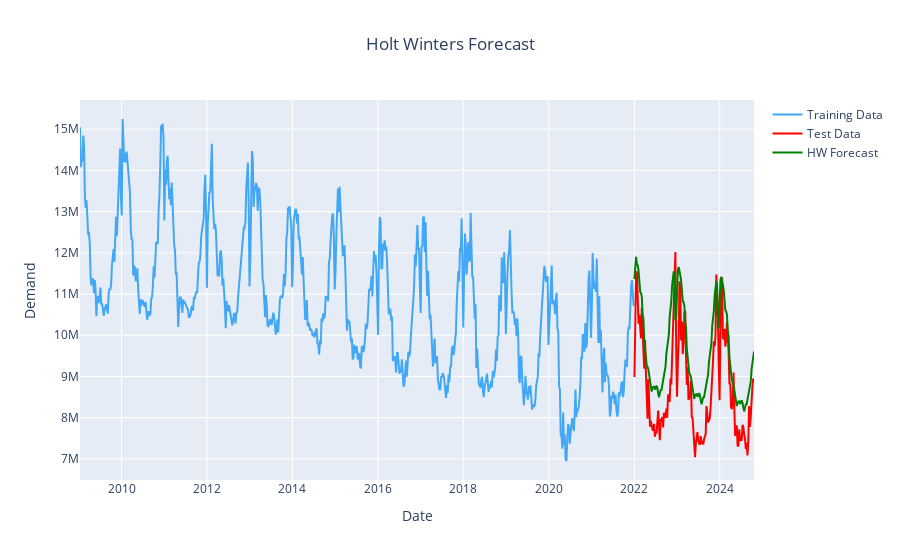

Here is the notebook cell this chart was saved with:
### Code cell
n_steps = len(test_data)

hw_add_forecast_og = fitted_hw_model_add.forecast(n_steps)
hw_add_forecast_og = np.exp(hw_add_forecast_og)

fig_hw = make_subplots(rows=1, cols=1,)
fig_hw.add_trace(go.Scatter(x=train_data.index, y=train_data.demand, mode='lines', name='Training Data',line=dict(color='#42a7f5')))
fig_hw.add_trace(go.Scatter(x=test_data.index, y=test_data.demand, mode='lines', name='Test Data',line=dict(color='red')))
# fig_hw.add_trace(go.Scatter(x=test_data.index, y=hw_mul_forecast, mode='lines', name='HW Additive Forecast',line=dict(color='blue')))
fig_hw.add_trace(go.Scatter(x=test_data.index, y=hw_add_forecast_og, mode='lines', name='HW Forecast',line=dict(color='green')))
fig_hw.update_xaxes(title_text='Date')
fig_hw.update_yaxes(title_text='Demand')
fig_hw.update_layout(showlegend=True, title='Holt Winters Forecast', title_x=0.5)
fig_hw.show()

### Figure 1 — Plotly figure (JSON) as saved in the notebook; plotly's stock layout.template omitted (floating-point values rounded to 4 significant figures; data arrays with more than 128 entries replaced by an {"elided": "..."} marker saying what was removed)
{"data": [{"line": {"color": "#42a7f5"}, "mode": "lines", "name": "Training Data", "type": "scatter", "x": {"elided": "677 str values"}, "y": {"elided": "677 int values"}}, {"line": {"color": "red"}, "mode": "lines", "name": "Test Data", "type": "scatter", "x": {"elided": "147 str values"}, "y": {"elided": "147 int values"}}, {"line": {"color": "green"}, "mode": "lines", "name": "HW Forecast", "type": "scatter", "x": {"elided": "147 str values"}, "y": {"elided": "147 float values"}}], "layout": {"showlegend": true, "title": {"text": "Holt Winters Forecast", "x": 0.5}, "xaxis": {"anchor": "y", "domain": [0, 1], "title": {"text": "Date"}}, "yaxis": {"anchor": "x", "domain": [0, 1], "title": {"text": "Demand"}}}}
